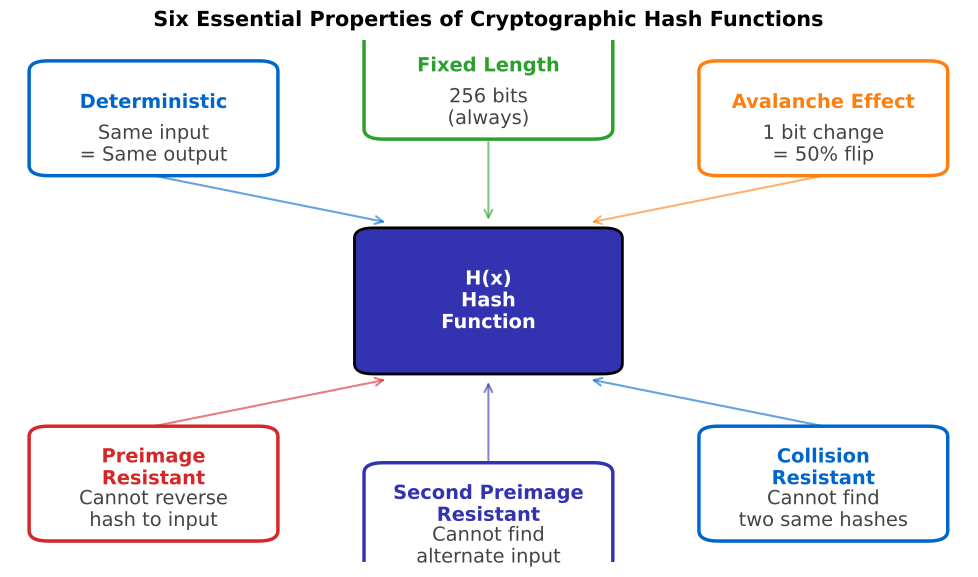

Reproduce this figure in Python.
"""
Hash Function Properties Overview
Visual diagram showing the 6 key properties of cryptographic hash functions
"""

import matplotlib.pyplot as plt
import matplotlib.patches as patches
from matplotlib.patches import FancyBboxPatch, Circle, FancyArrowPatch
import numpy as np
from pathlib import Path

CHART_METADATA = {
    'title': 'Hash Function Properties',
    'url': 'https://github.com/Digital-AI-Finance/Blockchain_Crypto/tree/main/Module_A_Blockchain_Foundations/L03_Hash_Functions/charts/01_hash_properties'
}

plt.rcParams.update({
    'font.size': 14,
    'axes.labelsize': 14,
    'axes.titlesize': 16,
    'xtick.labelsize': 12,
    'ytick.labelsize': 12,
    'legend.fontsize': 12,
    'figure.figsize': (10, 6),
    'figure.dpi': 150
})

MLPURPLE = '#3333B2'
MLBLUE = '#0066CC'
MLORANGE = '#FF7F0E'
MLGREEN = '#2CA02C'
MLRED = '#D62728'
MLLAVENDER = '#ADADE0'

fig, ax = plt.subplots(figsize=(10, 6))

# Central hash function box
center_x, center_y = 0.5, 0.5
box = FancyBboxPatch((0.38, 0.38), 0.24, 0.24, boxstyle="round,pad=0.02",
                      facecolor=MLPURPLE, edgecolor='black', linewidth=2)
ax.add_patch(box)
ax.text(center_x, center_y, 'H(x)\nHash\nFunction', ha='center', va='center',
        fontsize=14, fontweight='bold', color='white')

# Properties arranged around the center
properties = [
    (0.15, 0.85, 'Deterministic', 'Same input\n= Same output', MLBLUE),
    (0.50, 0.92, 'Fixed Length', '256 bits\n(always)', MLGREEN),
    (0.85, 0.85, 'Avalanche Effect', '1 bit change\n= 50% flip', MLORANGE),
    (0.15, 0.15, 'Preimage\nResistant', 'Cannot reverse\nhash to input', MLRED),
    (0.50, 0.08, 'Second Preimage\nResistant', 'Cannot find\nalternate input', MLPURPLE),
    (0.85, 0.15, 'Collision\nResistant', 'Cannot find\ntwo same hashes', MLBLUE),
]

for x, y, title, desc, color in properties:
    # Property box
    box_width = 0.22
    box_height = 0.18
    prop_box = FancyBboxPatch((x - box_width/2, y - box_height/2), box_width, box_height,
                               boxstyle="round,pad=0.02", facecolor='white',
                               edgecolor=color, linewidth=2.5)
    ax.add_patch(prop_box)
    ax.text(x, y + 0.03, title, ha='center', va='center', fontsize=14,
            fontweight='bold', color=color)
    ax.text(x, y - 0.05, desc, ha='center', va='center', fontsize=14,
            color='#444')

    # Arrow to center
    if y > 0.5:
        arrow_start = (x, y - box_height/2 - 0.02)
        arrow_end = (center_x + (x - center_x) * 0.3, center_y + 0.15)
    else:
        arrow_start = (x, y + box_height/2 + 0.02)
        arrow_end = (center_x + (x - center_x) * 0.3, center_y - 0.15)

    ax.annotate('', xy=arrow_end, xytext=arrow_start,
                arrowprops=dict(arrowstyle='->', color=color, lw=1.5, alpha=0.6))

ax.set_xlim(0, 1)
ax.set_ylim(0, 1)
ax.axis('off')

plt.title('Six Essential Properties of Cryptographic Hash Functions', fontweight='bold', fontsize=15, pad=10)
plt.tight_layout()

output_path = Path(__file__).parent / 'chart.pdf'
plt.savefig(output_path, bbox_inches='tight', dpi=300)
print(f"Chart saved to: {output_path.absolute()}")
plt.close()
